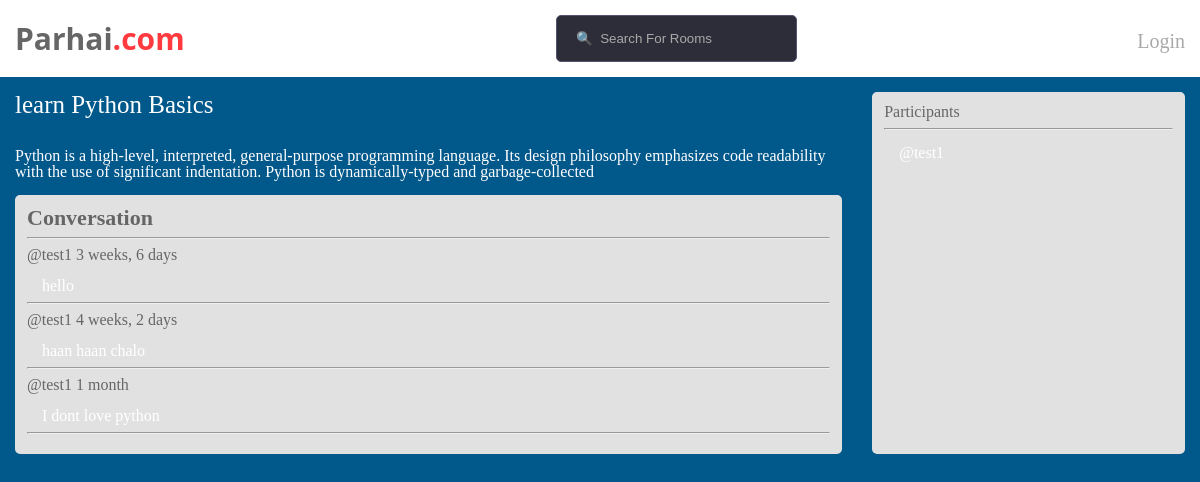
The page /room/1/ on the database its author committed.
### core/models.py (models this page shows, shortened)
class Room(models.Model):
    host = models.ForeignKey(User, on_delete=models.SET_NULL, null=True)
    name = models.CharField(max_length=255)
    topic = models.ForeignKey(Topic, on_delete=models.SET_NULL, null=True)
    description = models.TextField(null=True, blank=True)
    participants = models.ManyToManyField(User, related_name='participants', blank=True)
    updated = models.DateTimeField(auto_now=True)
    created = models.DateTimeField(auto_now_add=True)
    class Meta:
        ordering = ['-updated', '-created']

class Message(models.Model):
    user = models.ForeignKey(User, on_delete=models.CASCADE)
    room = models.ForeignKey(Room, on_delete=models.CASCADE)
    message = models.TextField()
    updated = models.DateTimeField(auto_now=True)
    created = models.DateTimeField(auto_now_add=True)
    class Meta:
        ordering = ['-updated', '-created']

### core/views.py (the view, shortened to what this page needs)
# urls.py: path('room/<str:pk>/', views.about, name='room'),
def about(request, pk):
    room = Room.objects.get(id=pk)
    room_messages = room.message_set.all().order_by('-created')
    participants = room.participants.all()
    context = {'room': room, 'room_messages': room_messages, 'participants': participants}
    return render(request, 'core/room.html', context)

### core/templates/core/room.html (shortened to what this page needs)
{% extends 'index.html' %} {% block content %} {% load static %}
<link rel="stylesheet" href="{% static 'core/styles/style.css' %}" />
<div class="room-container">
  <div>
    <h2>{{room.name}}</h2>
    <br />
    <p>{{room.description}}</p>
    <div class="browse-container">
      <h3 class="browse">Conversation</h3>
      <hr />
      {%for message in room_messages%}
      <div>
        <small>@{{message.user}} {{message.created |timesince}}</small>
        <p>{{message.message}}</p>
        <hr />
      </div>
      {%endfor%}
    </div>
  </div>
  <div class="browse-container">
    <h3>Participants</h3>
    <hr />
    {% for i in participants%}
    <div>
      <p>@{{i.username}}</p>
    </div>
    {% endfor %}
  </div>
</div>
{% endblock %}

### templates/index.html (shortened to what this page needs)
<!DOCTYPE html>
{% load static %}
<html lang="en">
<head>
  <link rel="stylesheet" href="{% static 'styles/main.css' %}" />
</head>
<body>
  {% include 'navbar.html' %}
  {% block content %}
  {% endblock %}
</body>
</html>

### templates/navbar.html
{% load static %}
<link rel="stylesheet" href="{% static 'styles/main.css' %}" />
<div class="nav">
  <nav class="navbar-container">
    <div class="com">
      <h1><a href="/"> Parhai<span>.com</span></a></h1>
    </div>
    <div class="search">
      <form action="{% url 'index'%}" method="GET" class="Searchrooms">
        <input type="text" name="q" placeholder=" &#128269  Search For Rooms" />
      </form>
    </div>
    <div class="login-container">
      {% if request.user.is_authenticated %}
      <a href="{% url 'logout' %}">Log out</a>
      {% else %}
      <a href="{% url 'login' %}">Login</a>
      {% endif %}
    </div>
  </nav>
</div>

### static/styles/main.css (style rules this page uses)
html, body, div, span, applet, object, iframe, h1, h2, h3, h4, h5, h6, p, blockquote, pre, a, abbr, acronym, address, big, cite, code, del, dfn, em, img, ins, kbd, q, s, samp, small, strike, strong, sub, sup, tt, var, b, u, i, center, dl, dt, dd, ol, ul, li, fieldset, form, label, legend, table, caption, tbody, tfoot, thead, tr, th, td, article, aside, canvas, details, embed, figure, figcaption, footer, header, hgroup, menu, nav, output, ruby, section, summary, time, mark, audio, video { margin: 0; padding: 0; border: 0; font-size: 100%; font: inherit; vertical-align: baseline; }
article, aside, details, figcaption, figure, footer, header, hgroup, menu, nav, section { display: block; }
body { line-height: 1; }
body { background-color: #00588b; }
.navbar-container { border: none; display: flex; justify-content: space-between; align-items: center; padding: 15px; background-color: white; color: #666666; }
.navbar-container .com a { text-decoration: none; color: #666666 }
.navbar-container .com span { color: #FF3B3F; }
.navbar-container h1 { font-size: 30px; font-weight: bold; font-family: 'open sans', sans-serif; }
.Searchrooms input { background-color: #2d2d39; border: 1px solid #535370; border-radius: 5px; padding: 15px; width: 100%; transition: all 2s ease; color: white; }
.login-container a { display: inline-block; text-decoration: none; color: #A9A9A9; font-size: 20px; padding-top: 5px; transition: background-color 0.5s ease-in; }
.search .Searchrooms input::placeholder { color: #A9A9A9; }

### core/static/core/styles/style.css (style rules this page uses)
.room-container { display: grid; grid-template-columns: 1fr 0.4fr; }
.room-container h2 { color: white; font-size: 800; font-size: 25px; margin-top: 15px; margin-left: 15px; }
.room-container p { color: white; margin-top: 15px; margin-left: 15px; }
.browse-container { border: 2px solid #e1e1e1; border-radius: 5px; margin-top: 15px; margin-left: 15px; margin-right: 15px; background-color: #e1e1e1; text-decoration: none; color: #666666; padding: 10px; }
.browse { font-size: 22px; font-weight: 600; }

### rows shown on the page
Room: name "learn Python Basics", description "Python is a high-level, interpreted, general-purpose programming language. Its design philosophy emphasizes code readability with the use of significant indentation. Python is dynamically-typed and garbage-collected"
Message: user "test1", created "3 weeks, 6 days", message "hello"
Message: user "test1", created "4 weeks, 2 days", message "haan haan chalo"
Message: user "test1", created "1 month", message "I dont love python"

### other values the page prints
{{ i.username }} "test1"
